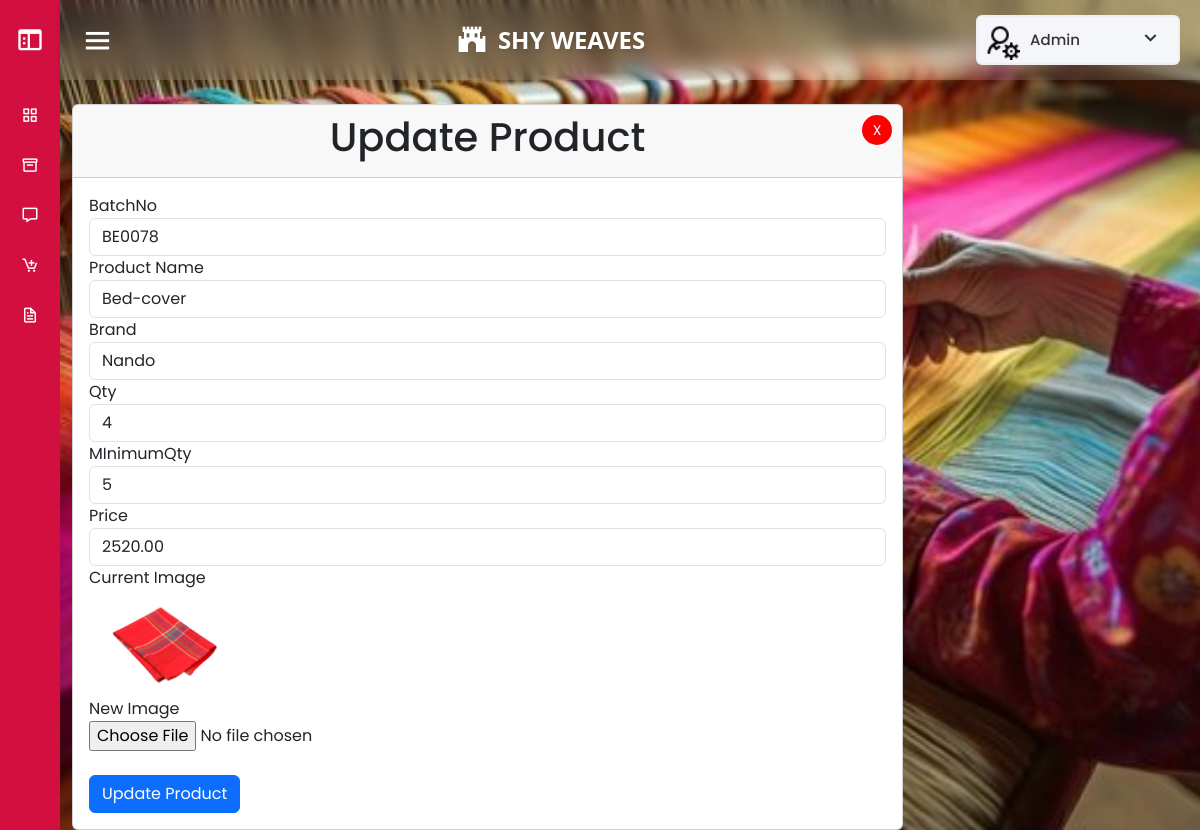
The app's page /forms/Admin_head/index.php?page=updateproduct&updateid=10 (signed in) with its own data.
### tables this page shows
CREATE TABLE IF NOT EXISTS `products1` (
  `pid` int NOT NULL AUTO_INCREMENT,
  `batchNo` varchar(50) DEFAULT NULL,
  `name` varchar(100) DEFAULT NULL,
  `price` decimal(10,2) DEFAULT NULL,
  `brand` varchar(50) DEFAULT NULL,
  `image` varchar(255) DEFAULT NULL,
  `minimum_qty` int DEFAULT NULL,
  `available_qty` int DEFAULT NULL,
  PRIMARY KEY (`pid`)
);

### forms/updateproduct.php (the view, shortened to what this page needs)
<?php
if (isset($_GET['updateid'])) {
    $id = $_GET['updateid'];
    $sql = "SELECT * FROM products1 WHERE pid = $id";
    $result = mysqli_query($con, $sql);
    if (mysqli_num_rows($result) == 1) {
        $row = mysqli_fetch_assoc($result);
        $bno = $row['batchNo'];
        $name = $row['name'];
        $brand = $row['brand'];
        $qty = $row['available_qty'];
        $minqty = $row['minimum_qty'];
        $price = $row['price'];
        $image = '../'.$row['image'];
    } else {
        echo "Product not found.";
        exit();
    }
}
?>
<div class="container">
    <div class="row">
        <div class="col-md-9">
            <div class="card">
                <div class="card-header" style="position: relative;">
                    <h1 style="text-align: center;">Update Product</h1>
                    <div style="position: absolute; top: 10px; right: 10px;">
                        <a href="index.php?page=products" style="text-decoration: none;">
                            <button
                                style="height: 30px; width: 30px; background-color: red; border-radius: 50%; font-size: 14px; color: white; border: none;">X</button>
                        </a>
                    </div>
                </div>
                <div class="card-body">
                    <form action="../../functions/update.php" enctype="multipart/form-data" method="post">
                        <div class="form-group">
                            <label for="bno">BatchNo</label>
                            <input type="text" name="bno" id="bno" class="form-control" placeholder="Enter Product Name"
                                value="<?php echo $bno; ?>" required>
                        </div>
                        <div class="form-group">
                            <label for="name">Product Name</label>
                            <input type="text" name="name" id="name" class="form-control"
                                placeholder="Enter Product Name" value="<?php echo $name; ?>" required>
                        </div>
                        <div class="form-group">
                            <label for="brand">Brand</label>
                            <input type="text" name="brand" id="brand" class="form-control" placeholder="Enter Brand"
                                value="<?php echo $brand; ?>">
                        </div>
                        <div class="form-group">
                            <label for="quantity">Qty</label>
                            <input type="number" name="qty" id="quantity" class="form-control"
                                placeholder="Enter quantity" value="<?php echo $qty; ?>">
                        </div>
                        <div class="form-group">
                            <label for="minquantity">MInimumQty</label>
                            <input type="number" name="minqty" id="minqty" class="form-control"
                                placeholder="Enter Minimum quantity" value="<?php echo $minqty; ?>">
                        </div>
                        <div class="form-group">
                            <label for="price">Price</label>
                            <input type="number" name="price" id="price" class="form-control" placeholder="Enter Price"
                                step="0.01" value="<?php echo $price; ?>" required>
                        </div>
                        <div class="form-group">
                            <label for="current_image">Current Image</label><br>
                            <img src="<?php echo $image ?>" style="max-width: 150px; max-height: 150px;"
                                alt="Current Image"><br>
                        </div>
                        <div class="form-group">
                            <label for="new_image">New Image</label><br>
                            <input type="file" name="new_image" id="new_image" accept=".png, .jpeg"
                                class="form-control-file">
                        </div>
                        <br>
                        <input type="submit" name="submit" class="btn btn-primary" value="Update Product">
                    </form>
                </div>
            </div>
        </div>
    </div>
</div>

### forms/Admin_head/style.css (style rules this page uses)
* { margin: 0; padding: 0; box-sizing: border-box; font-family: 'Poppins', sans-serif; }

### forms/Admin_head/index.php (style rules this page uses)
body, .home-section { background-image: url('images/Cover.jpg'); background-size: cover; background-repeat: no-repeat; background-attachment: fixed; }
a { text-decoration: none; }

### records on screen
products1: bno "BE0078", name "Bed-cover", brand "Nando", qty "4", minqty "5", price "2520.00", image (picture)
